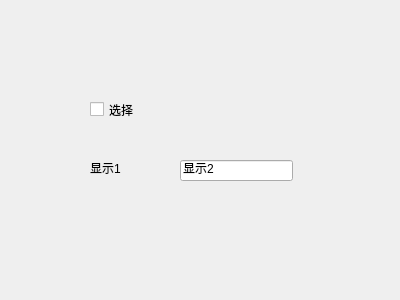
<?xml version="1.0" encoding="UTF-8"?>
<ui version="4.0">
 <class>Form</class>
 <widget class="QWidget" name="Form">
  <property name="geometry">
   <rect>
    <x>0</x>
    <y>0</y>
    <width>400</width>
    <height>300</height>
   </rect>
  </property>
  <property name="windowTitle">
   <string>Form</string>
  </property>
  <widget class="QCheckBox" name="select_box">
   <property name="geometry">
    <rect>
     <x>90</x>
     <y>100</y>
     <width>91</width>
     <height>19</height>
    </rect>
   </property>
   <property name="text">
    <string>选择</string>
   </property>
  </widget>
  <widget class="QLabel" name="label_display">
   <property name="geometry">
    <rect>
     <x>90</x>
     <y>160</y>
     <width>72</width>
     <height>15</height>
    </rect>
   </property>
   <property name="text">
    <string>显示1</string>
   </property>
  </widget>
  <widget class="QLineEdit" name="lineEdit">
   <property name="geometry">
    <rect>
     <x>180</x>
     <y>160</y>
     <width>113</width>
     <height>21</height>
    </rect>
   </property>
   <property name="inputMask">
    <string>显示2</string>
   </property>
  </widget>
 </widget>
 <resources/>
 <connections>
  <connection>
   <sender>select_box</sender>
   <signal>clicked(bool)</signal>
   <receiver>label_display</receiver>
   <slot>setVisible(bool)</slot>
   <hints>
    <hint type="sourcelabel">
     <x>135</x>
     <y>109</y>
    </hint>
    <hint type="destinationlabel">
     <x>125</x>
     <y>167</y>
    </hint>
   </hints>
  </connection>
  <connection>
   <sender>select_box</sender>
   <signal>clicked(bool)</signal>
   <receiver>lineEdit</receiver>
   <slot>setEnabled(bool)</slot>
   <hints>
    <hint type="sourcelabel">
     <x>135</x>
     <y>109</y>
    </hint>
    <hint type="destinationlabel">
     <x>236</x>
     <y>170</y>
    </hint>
   </hints>
  </connection>
 </connections>
</ui>
